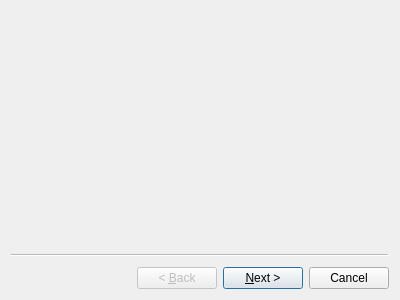
<?xml version="1.0" encoding="UTF-8"?>
<ui version="4.0">
 <class>WizardPaiment</class>
 <widget class="QWizard" name="WizardPaiment">
  <property name="geometry">
   <rect>
    <x>0</x>
    <y>0</y>
    <width>400</width>
    <height>300</height>
   </rect>
  </property>
  <property name="windowTitle">
   <string>Wizard</string>
  </property>
  <widget class="WizardPageLoginIden" name="wizardPage1"/>
  <widget class="WizardPageInfoPerso" name="wizardPage2"/>
 </widget>
 <customwidgets>
  <customwidget>
   <class>WizardPageLoginIden</class>
   <extends>QWizardPage</extends>
   <header>wizardpageloginiden.h</header>
   <container>1</container>
  </customwidget>
  <customwidget>
   <class>WizardPageInfoPerso</class>
   <extends>QWizardPage</extends>
   <header>wizardpageinfoperso.h</header>
   <container>1</container>
  </customwidget>
 </customwidgets>
 <resources/>
 <connections/>
</ui>
